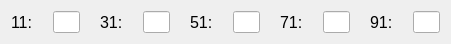
    <widget class="QWidget" name="layoutWidget_30">
     <property name="geometry">
      <rect>
       <x>10</x>
       <y>350</y>
       <width>451</width>
       <height>29</height>
      </rect>
     </property>
     <layout class="QHBoxLayout" name="MemoryRow11">
      <property name="spacing">
       <number>20</number>
      </property>
      <item>
       <layout class="QHBoxLayout" name="horizontalLayout_194">
        <item>
         <widget class="QLabel" name="label_266">
          <property name="font">
           <font>
            <pointsize>12</pointsize>
           </font>
          </property>
          <property name="text">
           <string>11:</string>
          </property>
         </widget>
        </item>
        <item>
         <widget class="QLineEdit" name="memLineEdit11">
          <property name="maxLength">
           <number>4</number>
          </property>
         </widget>
        </item>
       </layout>
      </item>
      <item>
       <layout class="QHBoxLayout" name="horizontalLayout_195">
        <item>
         <widget class="QLabel" name="label_267">
          <property name="font">
           <font>
            <pointsize>12</pointsize>
           </font>
          </property>
          <property name="text">
           <string>31:</string>
          </property>
         </widget>
        </item>
        <item>
         <widget class="QLineEdit" name="memLineEdit31">
          <property name="maxLength">
           <number>4</number>
          </property>
         </widget>
        </item>
       </layout>
      </item>
      <item>
       <layout class="QHBoxLayout" name="horizontalLayout_196">
        <item>
         <widget class="QLabel" name="label_268">
          <property name="font">
           <font>
            <pointsize>12</pointsize>
           </font>
          </property>
          <property name="text">
           <string>51:</string>
          </property>
         </widget>
        </item>
        <item>
         <widget class="QLineEdit" name="memLineEdit51">
          <property name="maxLength">
           <number>4</number>
          </property>
         </widget>
        </item>
       </layout>
      </item>
      <item>
       <layout class="QHBoxLayout" name="horizontalLayout_197">
        <item>
         <widget class="QLabel" name="label_269">
          <property name="font">
           <font>
            <pointsize>12</pointsize>
           </font>
          </property>
          <property name="text">
           <string>71:</string>
          </property>
         </widget>
        </item>
        <item>
         <widget class="QLineEdit" name="memLineEdit71">
          <property name="maxLength">
           <number>4</number>
          </property>
         </widget>
        </item>
       </layout>
      </item>
      <item>
       <layout class="QHBoxLayout" name="horizontalLayout_198">
        <item>
         <widget class="QLabel" name="label_270">
          <property name="font">
           <font>
            <pointsize>12</pointsize>
           </font>
          </property>
          <property name="text">
           <string>91:</string>
          </property>
         </widget>
        </item>
        <item>
         <widget class="QLineEdit" name="memLineEdit91">
          <property name="maxLength">
           <number>4</number>
          </property>
         </widget>
        </item>
       </layout>
      </item>
     </layout>
    </widget>
